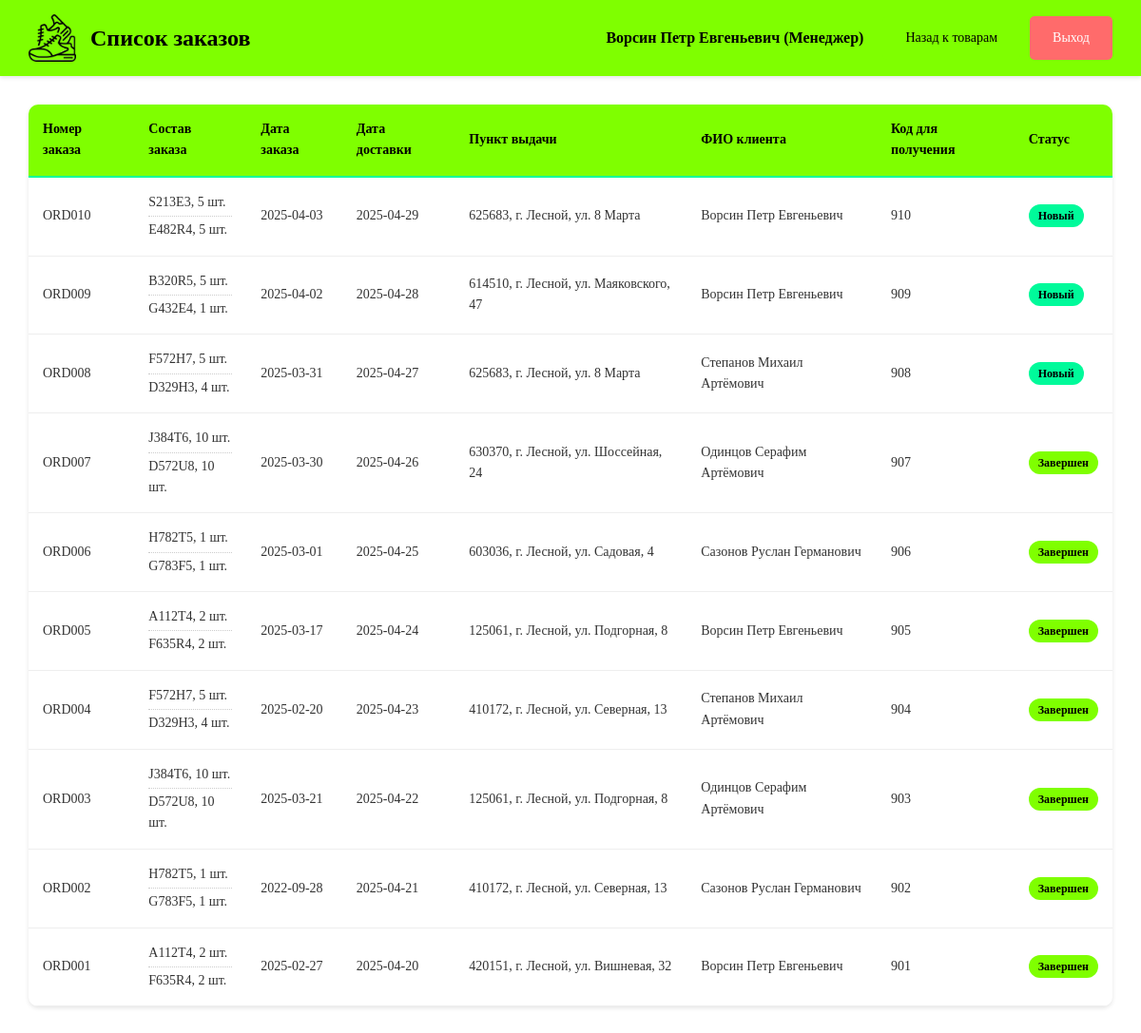
Page /orders (signed in) on the committed database.
### tables this page shows
CREATE TABLE users (
            id INTEGER PRIMARY KEY AUTOINCREMENT,
            full_name TEXT NOT NULL,
            login TEXT NOT NULL UNIQUE,
            password TEXT NOT NULL,
            role_id INTEGER NOT NULL,
            FOREIGN KEY (role_id) REFERENCES roles(id)
        );

CREATE TABLE orders (
            id INTEGER PRIMARY KEY AUTOINCREMENT,
            order_code TEXT NOT NULL UNIQUE,
            user_id INTEGER NOT NULL,
            pickup_point_id INTEGER NOT NULL,
            order_date TEXT NOT NULL,
            delivery_date TEXT,
            receive_code TEXT NOT NULL,
            status_id INTEGER NOT NULL,
            FOREIGN KEY (user_id) REFERENCES users(id),
            FOREIGN KEY (pickup_point_id) REFERENCES pickup_points(id),
            FOREIGN KEY (status_id) REFERENCES order_statuses(id)
        );

CREATE TABLE order_items (
            id INTEGER PRIMARY KEY AUTOINCREMENT,
            order_id INTEGER NOT NULL,
            product_id INTEGER NOT NULL,
            quantity INTEGER NOT NULL,
            FOREIGN KEY (order_id) REFERENCES orders(id),
            FOREIGN KEY (product_id) REFERENCES products(id)
        );

CREATE TABLE products (
            id INTEGER PRIMARY KEY AUTOINCREMENT,
            article TEXT NOT NULL UNIQUE,
            name TEXT NOT NULL,
            unit TEXT NOT NULL,
            price REAL NOT NULL,
            supplier_id INTEGER NOT NULL,
            manufacturer_id INTEGER NOT NULL,
            category_id INTEGER NOT NULL,
            discount INTEGER DEFAULT 0,
            stock_quantity INTEGER DEFAULT 0,
            description TEXT,
            photo_path TEXT,
            FOREIGN KEY (supplier_id) REFERENCES suppliers(id),
            FOREIGN KEY (manufacturer_id) REFERENCES manufacturers(id),
            FOREIGN KEY (category_id) REFERENCES categories(id)
        );

CREATE TABLE pickup_points (
            id INTEGER PRIMARY KEY AUTOINCREMENT,
            address TEXT NOT NULL
        );

CREATE TABLE order_statuses (
            id INTEGER PRIMARY KEY AUTOINCREMENT,
            name TEXT NOT NULL UNIQUE
        );

### app.py (the view)
@app.route('/orders')
def orders():
    if session.get('role') not in ['Менеджер', 'Администратор']:
        flash('Доступ запрещен', 'error')
        return redirect(url_for('products'))
    conn = get_db_connection()
    orders = conn.execute('''
        SELECT o.*, u.full_name as user_name, pp.address as pickup_address, os.name as status_name
        FROM orders o
        JOIN users u ON o.user_id = u.id
        JOIN pickup_points pp ON o.pickup_point_id = pp.id
        JOIN order_statuses os ON o.status_id = os.id
        ORDER BY o.id DESC
    ''').fetchall()
    orders_with_items = []
    for order in orders:
        items = conn.execute('''
            SELECT oi.*, p.name as product_name, p.article as product_article
            FROM order_items oi
            JOIN products p ON oi.product_id = p.id
            WHERE oi.order_id = ?
        ''', (order['id'],)).fetchall()
        orders_with_items.append({
            'order': order,
            'order_items': items
        })
    conn.close()
    return render_template('orders.html', orders=orders_with_items)

### app.py (called while the page is built)
def get_db_connection():
    conn = sqlite3.connect('shoe_store.db')
    conn.row_factory = sqlite3.Row
    return conn

### templates/orders.html (shortened to what this page needs)
{% extends "base.html" %}
{% block content %}
<div class="main-container">
    <header class="main-header">
        <div class="header-left">
            <img src="{{ url_for('static', filename='images/Icon.png') }}" alt="Логотип" class="header-logo">
            <h1>Список заказов</h1>
        </div>
        <div class="header-right">
            <span class="user-info">{{ session.user_name }} ({{ session.role }})</span>
            <div class="header-buttons">
                <a href="{{ url_for('products') }}" class="btn btn-back">Назад к товарам</a>
                <a href="{{ url_for('logout') }}" class="btn btn-logout">Выход</a>
            </div>
        </div>
    </header>
    <div class="content-area">
        <div class="table-container">
            <table class="orders-table">
                <thead>
                    <tr>
                        <th>Номер заказа</th>
                        <th>Состав заказа</th>
                        <th>Дата заказа</th>
                        <th>Дата доставки</th>
                        <th>Пункт выдачи</th>
                        <th>ФИО клиента</th>
                        <th>Код для получения</th>
                        <th>Статус</th>
                    </tr>
                </thead>
                <tbody>
                    {% for order_data in orders %}
                        {% set order = order_data.order %}
                        {% set order_items_list = order_data.order_items %}
                        <tr>
                            <td>{{ order.order_code }}</td>
                            <td class="order-items-cell">
                                {% for order_item in order_items_list %}
                                    <div class="order-item">
                                        {{ order_item.product_article }}, {{ order_item.quantity }} шт.
                                    </div>
                                {% endfor %}
                            </td>
                            <td>{{ order.order_date }}</td>
                            <td>{{ order.delivery_date }}</td>
                            <td>{{ order.pickup_address }}</td>
                            <td>{{ order.user_name }}</td>
                            <td>{{ order.receive_code }}</td>
                            <td>
                                <span class="status-badge status-{{ order.status_name.lower() }}">
                                    {{ order.status_name }}
                                </span>
                            </td>
                        </tr>
                    {% endfor %}
                </tbody>
            </table>
        </div>
    </div>
</div>
{% endblock %}

### static/css/style.css (style rules this page uses)
* { margin: 0; padding: 0; box-sizing: border-box; }
body { font-family: 'Times New Roman', Times, serif; background-color: #FFFFFF; color: #333; line-height: 1.6; }
.btn { display: inline-block; padding: 12px 24px; border: none; border-radius: 5px; cursor: pointer; font-family: 'Times New Roman', Times, serif; font-size: 14px; text-decoration: none; text-align: center; transition: all 0.3s ease; }
.btn-logout { background-color: #ff6b6b; color: #fff; }
.btn-back { background-color: #7FFF00; color: #000; }
.main-container { min-height: 100vh; background-color: #FFFFFF; }
.main-header { background-color: #7FFF00; padding: 15px 30px; display: flex; justify-content: space-between; align-items: center; box-shadow: 0 2px 4px rgba(0, 0, 0, 0.1); }
.header-left { display: flex; align-items: center; gap: 15px; }
.header-logo { width: 50px; height: 50px; object-fit: contain; }
.header-left h1 { font-size: 24px; color: #000; font-weight: bold; }
.header-right { display: flex; align-items: center; gap: 20px; }
.user-info { font-weight: bold; color: #000; }
.header-buttons { display: flex; gap: 10px; }
.content-area { padding: 30px; }
.table-container { overflow-x: auto; background-color: #fff; border-radius: 10px; box-shadow: 0 2px 4px rgba(0, 0, 0, 0.1); }
.products-table, .orders-table { width: 100%; border-collapse: collapse; font-size: 14px; }
.products-table th, .orders-table th { background-color: #7FFF00; color: #000; padding: 15px; text-align: left; font-weight: bold; border-bottom: 2px solid #00FA9A; }
.products-table td, .orders-table td { padding: 12px 15px; border-bottom: 1px solid #eee; }
.status-badge { padding: 5px 10px; border-radius: 15px; font-size: 12px; font-weight: bold; }
.status-новый { background-color: #00FA9A; color: #000; }
.status-завершен { background-color: #7FFF00; color: #000; }
.order-items-cell { max-width: 250px; }
.order-item { padding: 3px 0; border-bottom: 1px dotted #ccc; }
.order-item:last-child { border-bottom: none; }

### rows in the picture
users: user_name "Ворсин Петр Евгеньевич", user_name "Ворсин Петр Евгеньевич" "Ворсин Петр Евгеньевич" "Ворсин Петр Евгеньевич" "Ворсин Петр Евгеньевич"
orders: order_code "ORD010", order_date "2025-04-03", delivery_date "2025-04-29", receive_code "910"
order_items: product_article "S213E3", quantity "5"
order_items: product_article "E482R4", quantity "5"
pickup_points: pickup_address "625683, г. Лесной, ул. 8 Марта" "625683, г. Лесной, ул. 8 Марта"
order_statuses: status_name "Новый" "Новый" "Новый"
orders: order_code "ORD009", order_date "2025-04-02", delivery_date "2025-04-28", receive_code "909"
order_items: product_article "B320R5", quantity "5"
order_items: product_article "G432E4", quantity "1"
pickup_points: pickup_address "614510, г. Лесной, ул. Маяковского, 47"
orders: order_code "ORD008", order_date "2025-03-31", delivery_date "2025-04-27", receive_code "908"
order_items: product_article "F572H7", quantity "5"
order_items: product_article "D329H3", quantity "4"
users: user_name "Степанов Михаил Артёмович" "Степанов Михаил Артёмович"
orders: order_code "ORD007", order_date "2025-03-30", delivery_date "2025-04-26", receive_code "907"
order_items: product_article "J384T6", quantity "10"
order_items: product_article "D572U8", quantity "10"
pickup_points: pickup_address "630370, г. Лесной, ул. Шоссейная, 24"
users: user_name "Одинцов Серафим Артёмович" "Одинцов Серафим Артёмович"
order_statuses: status_name "Завершен" "Завершен" "Завершен" "Завершен" "Завершен" "Завершен" "Завершен"
orders: order_code "ORD006", order_date "2025-03-01", delivery_date "2025-04-25", receive_code "906"
order_items: product_article "H782T5", quantity "1"
order_items: product_article "G783F5", quantity "1"
pickup_points: pickup_address "603036, г. Лесной, ул. Садовая, 4"
users: user_name "Сазонов Руслан Германович" "Сазонов Руслан Германович"
orders: order_code "ORD005", order_date "2025-03-17", delivery_date "2025-04-24", receive_code "905"
order_items: product_article "А112Т4", quantity "2"
order_items: product_article "F635R4", quantity "2"
pickup_points: pickup_address "125061, г. Лесной, ул. Подгорная, 8" "125061, г. Лесной, ул. Подгорная, 8"
orders: order_code "ORD004", order_date "2025-02-20", delivery_date "2025-04-23", receive_code "904"
order_items: product_article "F572H7", quantity "5"
order_items: product_article "D329H3", quantity "4"
pickup_points: pickup_address "410172, г. Лесной, ул. Северная, 13" "410172, г. Лесной, ул. Северная, 13"
orders: order_code "ORD003", order_date "2025-03-21", delivery_date "2025-04-22", receive_code "903"
order_items: product_article "J384T6", quantity "10"
order_items: product_article "D572U8", quantity "10"
orders: order_code "ORD002", order_date "2022-09-28", delivery_date "2025-04-21", receive_code "902"
order_items: product_article "H782T5", quantity "1"
order_items: product_article "G783F5", quantity "1"
orders: order_code "ORD001", order_date "2025-02-27", delivery_date "2025-04-20", receive_code "901"
order_items: product_article "А112Т4", quantity "2"
order_items: product_article "F635R4", quantity "2"
pickup_points: pickup_address "420151, г. Лесной, ул. Вишневая, 32"

### other values in the picture
{{ session.role }} "Менеджер"
